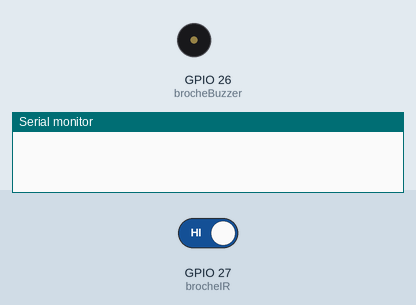
Bench run of a sketch on a simulated ESP32. Shown: buzzer (waves = sounding, pin HIGH), the last lines printed to the serial monitor. The inputs (shaded band) are chosen by the test bench; at power-on: GPIO 27 (brocheIR) HIGH. WiFi joins after 1.5 s; servers stay silent unless stated.

Above: at 3.0 s.
3.1 s: GPIO 27 (brocheIR) driven LOW
At 3.3 s:
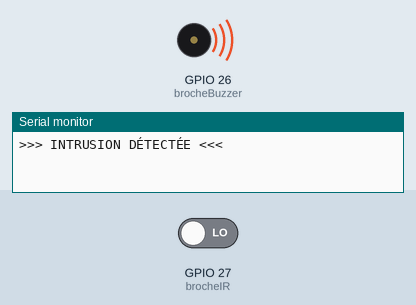
Timing chart, 0 to 12.6 s (numbered marks = the images above; inputs shaded):
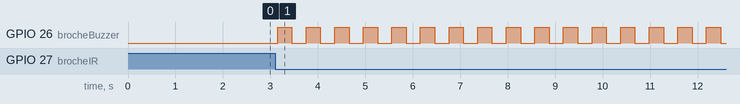

Measured:
- after the input at 3.1 s, GPIO 26 (brocheBuzzer): alternates HIGH for 0.30 s and LOW for 0.30 s, starting after 0.05 s

The sketch:

Esp32_System_de_Securite_connecte.ino
```cpp
#include <WiFi.h>
#include <WiFiClientSecure.h>
#include <UniversalTelegramBot.h>
#include <ArduinoJson.h>

// --- Configuration ---
const char* ssid = "VOTRE_SSID";
const char* mot_de_passe = "VOTRE_MOT_DE_PASSE";
const String TOKEN_BOT = "VOTRE_TOKEN_BOT";
const String ID_CHAT_AUTORISE = "VOTRE_ID_CHAT";

// --- Broches Matérielles ---
const int brocheIR = 27;
const int brocheBuzzer = 26;

// --- État Partagé (Multicœur) ---
volatile bool systemeArme = true;
volatile bool alarmeActive = false;
volatile bool armementEnAttente = false;
volatile unsigned long heureArmementPrevue = 0;
portMUX_TYPE mux = portMUX_INITIALIZER_UNLOCKED;

WiFiClientSecure clientSecurise;
UniversalTelegramBot bot(TOKEN_BOT, clientSecurise);

void gererNouveauxMessages(int nbNouveauxMessages) {
  for (int i = 0; i < nbNouveauxMessages; i++) {
    String chat_id = bot.messages[i].chat_id;
    String texte = bot.messages[i].text;

    // Vérification de sécurité pour ignorer les messages provenant d'inconnus
    if (chat_id != ID_CHAT_AUTORISE) {
      bot.sendMessage(chat_id, "⛔ Accès refusé.", "");
      continue;
    }

    if (texte == "Statut") {
      String statut = "Statut du Système :\n";
      statut += systemeArme ? "🛡️ ARMÉ\n" : "💤 MODE VEILLE\n";
      statut += alarmeActive ? "🚨 ALARME ACTIVE !" : "✅ SÉCURISÉ";
      bot.sendMessage(chat_id, statut, "");
    }
    else if (texte == "Désactiver l'alarme") {
      portENTER_CRITICAL(&mux);
      alarmeActive = false;
      systemeArme = false;
      portEXIT_CRITICAL(&mux);
      digitalWrite(brocheBuzzer, LOW);
      bot.sendMessage(chat_id, "🔇 Alarme désactivée. Système en mode veille.", "");
    }
    else if (texte == "Activer l'alarme") {
      bot.sendMessage(chat_id, "🛡️ Activation dans 15s... Veuillez quitter la pièce.", "");
      heureArmementPrevue = millis() + 15000;
      armementEnAttente = true;
    }
  }
}

// --- Cœur 0 : Détection en Temps Réel et Buzzer ---
void tacheDetection(void* param) {
  unsigned long dernierBip = 0;
  bool etatBuzzer = false;
  bool dernierEtatIR = HIGH;
  unsigned long tempsAntiRebond = 0;
  const int DELAI_ANTI_REBOND_MS = 50;

  while (true) {
    bool lectureIR = digitalRead(brocheIR);
    unsigned long maintenant = millis();

    // Gestion de l'anti-rebond du capteur infrarouge
    if (lectureIR != dernierEtatIR) tempsAntiRebond = maintenant;

    if ((maintenant - tempsAntiRebond) > DELAI_ANTI_REBOND_MS) {
      if (lectureIR == LOW) { // LOW signifie généralement qu'un mouvement est détecté
        portENTER_CRITICAL(&mux);
        if (systemeArme && !alarmeActive) {
          alarmeActive = true;
          Serial.println(">>> INTRUSION DÉTECTÉE <<<");
        }
        portEXIT_CRITICAL(&mux);
      }
    }
    dernierEtatIR = lectureIR;

    // Gestion du délai d'armement de 15 secondes
    if (armementEnAttente && maintenant >= heureArmementPrevue) {
      portENTER_CRITICAL(&mux);
      systemeArme = true;
      alarmeActive = false;
      armementEnAttente = false;
      portEXIT_CRITICAL(&mux);
      Serial.println("Système ARMÉ.");
    }

    // Gestion du clignotement/sonnerie du buzzer en cas d'alerte
    if (alarmeActive) {
      if (maintenant - dernierBip > 300) {
        etatBuzzer = !etatBuzzer;
        digitalWrite(brocheBuzzer, etatBuzzer ? HIGH : LOW);
        dernierBip = maintenant;
      }
    } else {
      digitalWrite(brocheBuzzer, LOW);
    }

    vTaskDelay(1); // Laisse le processeur respirer
  }
}

// --- Cœur 1 : Connectivité et Notifications ---
void tacheTelegram(void* param) {
  unsigned long derniereVerification = 0;
  bool alerteEnvoyee = false;

  while (true) {
    unsigned long maintenant = millis();

    // Envoi d'une notification push si l'alarme se déclenche
    if (alarmeActive && !alerteEnvoyee) {
      bot.sendMessage(ID_CHAT_AUTORISE, "🚨 Alerte : Intrusion détectée ! 🚨", "");
      alerteEnvoyee = true;
    }

    // Réinitialisation de l'état d'envoi si l'alarme est désactivée
    if (!alarmeActive) alerteEnvoyee = false;

    // Vérification des nouveaux messages Telegram toutes les 2 secondes
    if (maintenant - derniereVerification > 2000) {
      int nbNouveauxMessages = bot.getUpdates(bot.last_message_received + 1);
      while (nbNouveauxMessages) {
        gererNouveauxMessages(nbNouveauxMessages);
        nbNouveauxMessages = bot.getUpdates(bot.last_message_received + 1);
      }
      derniereVerification = maintenant;
    }
    vTaskDelay(10);
  }
}

void setup() {
  Serial.begin(115200);
  pinMode(brocheIR, INPUT);
  pinMode(brocheBuzzer, OUTPUT);
  digitalWrite(brocheBuzzer, LOW);

  // Connexion au réseau Wi-Fi
  WiFi.begin(ssid, mot_de_passe);
  while (WiFi.status() != WL_CONNECTED) { delay(500); }

  // Configuration requise pour l'API Telegram
  clientSecurise.setInsecure();
  bot.sendMessage(ID_CHAT_AUTORISE, "🔌 Système en ligne.", "");

  // Assignation des tâches aux deux cœurs du processeur ESP32
  xTaskCreatePinnedToCore(tacheDetection, "Detection", 4096, NULL, 2, NULL, 0); // Exécuté sur le Cœur 0
  xTaskCreatePinnedToCore(tacheTelegram, "Telegram", 8192, NULL, 1, NULL, 1);   // Exécuté sur le Cœur 1
}

void loop() {
  // Le loop principal reste vide, FreeRTOS s'occupe de gérer les tâches
  vTaskDelay(1000);
}
```
